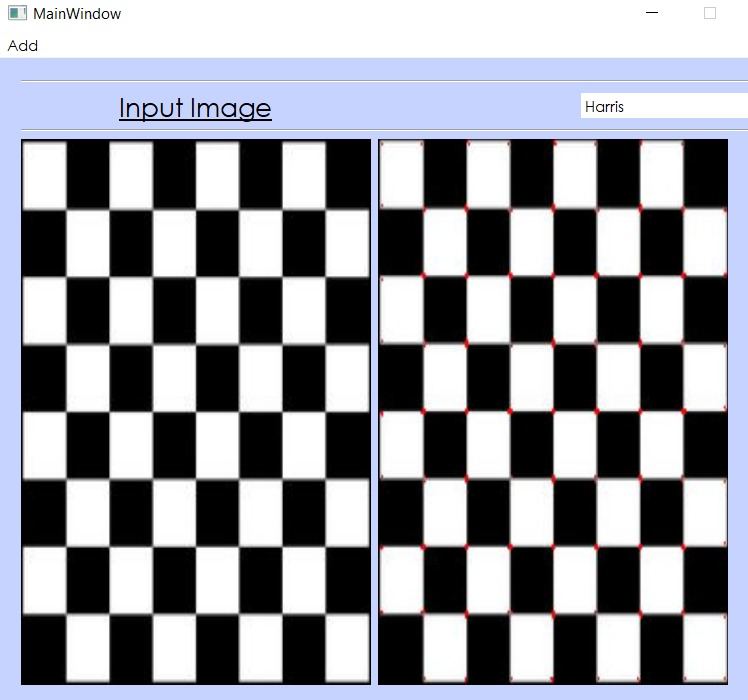
#> input picture assignment3_team17/Images/Harris.jpeg, 748 x 700 px
$ python -i harris.py   (imports and definitions only)
#> lines starting #> are read from the running program, lines starting #| are printed output that depends on the picture
### assignment3_team17/utiles.py
from collections import ChainMap
import cv2
import matplotlib.pyplot as plt
import numpy as np


def gradient_x(imggray , k_size):

    if k_size == 5:
        kernel_x = np.array([
            [-2, -1, 0, 1, 2],
            [-2, -1, 0, 1, 2],
            [-4, -2, 0, 2, 4],
            [-2, -1, 0, 1, 2],
            [-2, -1, 0, 1, 2]])

    elif k_size == 3:
        kernel_x = np.array([
            [-1, 0, 1],
            [-2, 0, 2],
            [-1, 0, 1]])

    return convolution( imggray, kernel_x )

def gradient_y(imggray, k_size):
    if k_size == 5:
        kernel_y = np.array([
            [-2, -2, -4, -2, -2],
            [-1, -1, -2, -1, -1],
            [ 0,  0,  0,  0,  0],
            [ 1,  1,  2,  1,  1],
            [ 2,  2,  4,  2,  2]])

    elif k_size == 3:
        kernel_y = np.array([
        [1, 2, 1],
        [0, 0, 0],
        [-1, -2, -1]])

    return convolution( imggray, kernel_y )


def gaussian_filter(img, m, n, sigma):
    gaussian = np.zeros((m, n))
    m = m//2
    n = n//2
    for i in range(-m, m+1):
        for j in range(-n, n+1):
            x1 = sigma*(2*np.pi)**2
            x2 = np.exp(-(i**2+j**2)/(2*sigma**2))
            gaussian[i+m, j+n] = (1/x1)*x2

    return convolution( img, gaussian )


def convolution(image, kernel, average=False):
    if len(image.shape) == 3:
        # print("Found 3 Channels : {}".format(image.shape))
        image = cv2.cvtColor(image, cv2.COLOR_BGR2GRAY)
        # print("Converted to Gray Channel. Size : {}".format(image.shape))
    else:
        print("Image Shape : {}".format(image.shape))

    # print("Kernel Shape : {}".format(kernel.shape))


    image_row, image_col = image.shape
    kernel_row, kernel_col = kernel.shape

    output = np.zeros(image.shape)

    pad_height = int((kernel_row - 1) / 2)
    pad_width = int((kernel_col - 1) / 2)

    padded_image = np.zeros((image_row + (2 * pad_height), image_col + (2 * pad_width)))

    padded_image[pad_height:padded_image.shape[0] - pad_height, pad_width:padded_image.shape[1] - pad_width] = image


    for row in range(image_row):
        for col in range(image_col):
            output[row, col] = np.sum(kernel * padded_image[row:row + kernel_row, col:col + kernel_col])
            if average:
                output[row, col] /= kernel.shape[0] * kernel.shape[1]

    # print("Output Image size : {}".format(output.shape))

    return output

# [14 lines left out: functions plot_image, from_RGB_to_GS, not called in this run]

### assignment3_team17/harris.py
from utiles import *


def f_harris(source: np.ndarray, k: float = 0.05 , window_size: int = 3):
    # :param k: Sensitivity factor to separate corners from edges.

    I_x = gradient_x(source, 3)
    I_y = gradient_y(source, 3)

    Ixx = gaussian_filter(I_x**2, 3,3, sigma=1)
    Ixy = gaussian_filter(I_y*I_x, 3,3, sigma=1)
    Iyy = gaussian_filter(I_y**2, 3,3, sigma=1)

    # This is H Matrix
    # [ Ix^2        Ix * Iy ]
    # [ Ix * Iy     Iy^2    ]

    # Harris Response R corner strength function
    # R = det(H) - k(trace(H))^2

    # determinant
    detA = Ixx * Iyy - Ixy ** 2
    # trace
    traceA = Ixx + Iyy

    harris_response = detA - k * traceA ** 2

    return harris_response


def categorize_harris_response( img, harris_response, threshold ):

    harris_matrix = np.copy(harris_response)
    max_corner_response = np.max(harris_matrix)

    corner_indices  = np.copy(img)
    edges_indices = np.copy(img)

    # We can use these peak values to isolate corners and edges
    # - Corner : R > max_response * threshold
    # - Edge   : R < max_response * threshold
    # - Flat   : R = max_response * threshold

    for rowindex, response in enumerate(harris_matrix ):
        for colindex, r in enumerate(response):
            if r > (max_corner_response * threshold):
                # this is a corner
                corner_indices[rowindex, colindex] = [255,0,0]
            elif r < 0:
                # this is an edge
                edges_indices[rowindex, colindex] = [0,255,0]

    return corner_indices, edges_indices

>>> import cv2
>>> picture = cv2.imread('Images/Harris.jpeg', cv2.IMREAD_GRAYSCALE)
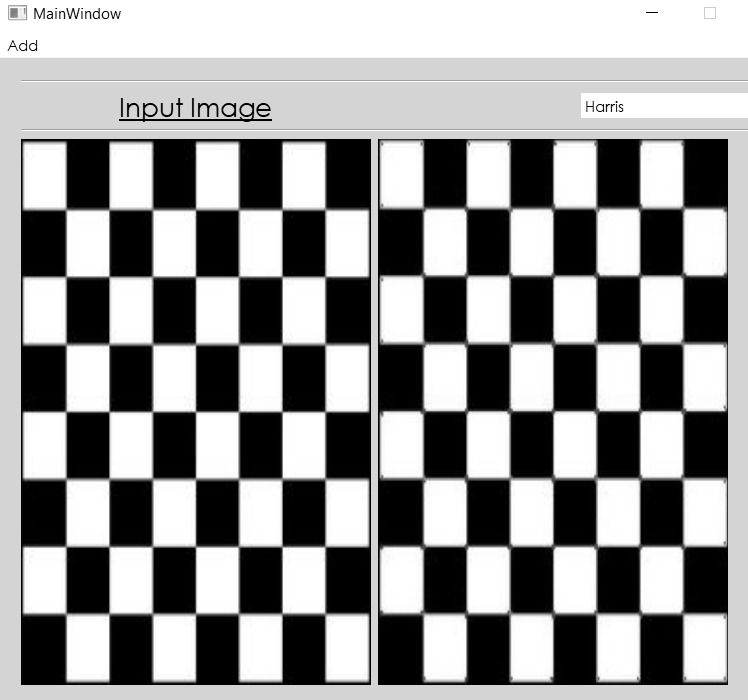
#> picture: shape (700, 748); min 0, max 255, mean 151.1
>>> result = f_harris(picture)
#| Image Shape : (700, 748)
#> after the loop in convolution, `for row in range(image_row):`:
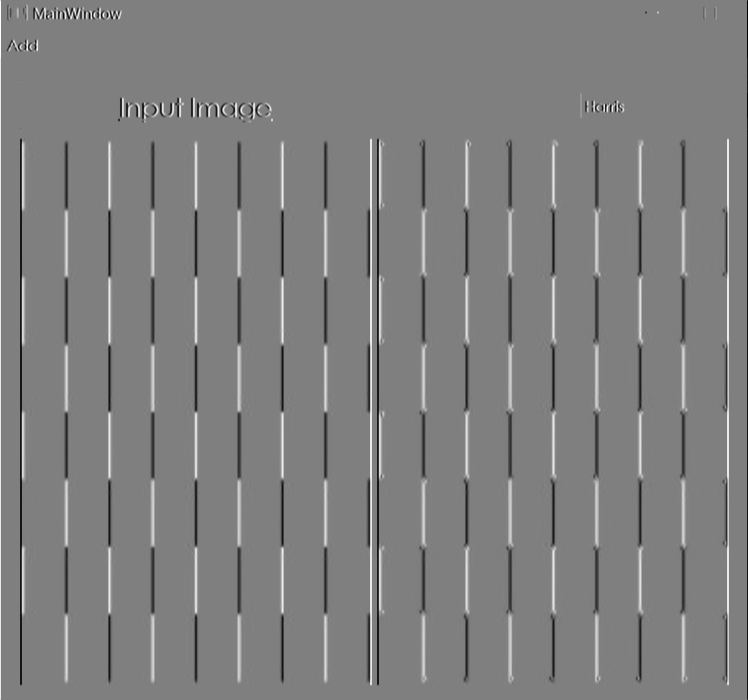
#> output: shape (700, 748) float64; min -1020, max 1020, mean 0; drawn with min black and max white
#> call 2 of convolution, with kernel = array of shape (3, 3), average = False
#| Image Shape : (700, 748)
#> after the loop in convolution (call 2), `for row in range(image_row):`:
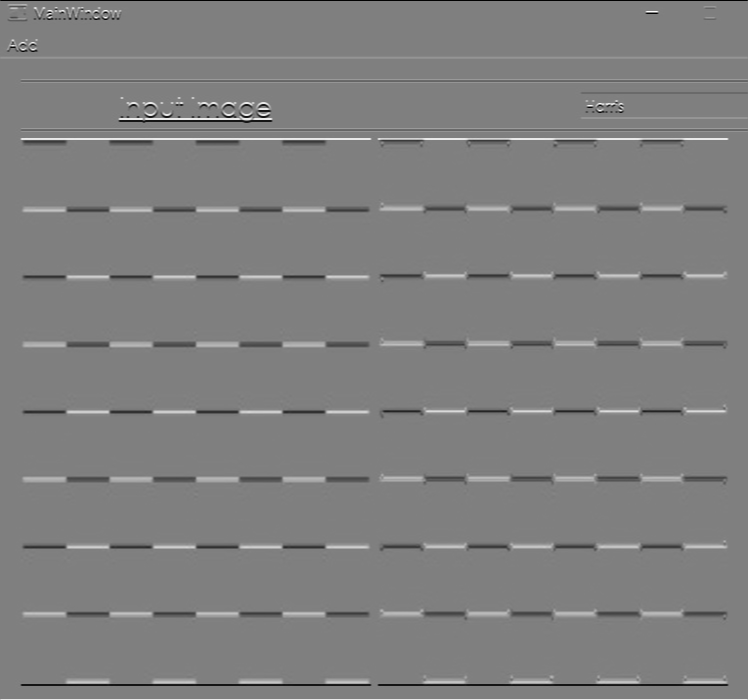
#> output: shape (700, 748) float64; min -1020, max 1016, mean 0.2; drawn with min black and max white
#> call 3 of convolution, with kernel = array of shape (3, 3), average = False
#| Image Shape : (700, 748)
#> after the loop in convolution (call 3), `for row in range(image_row):`:
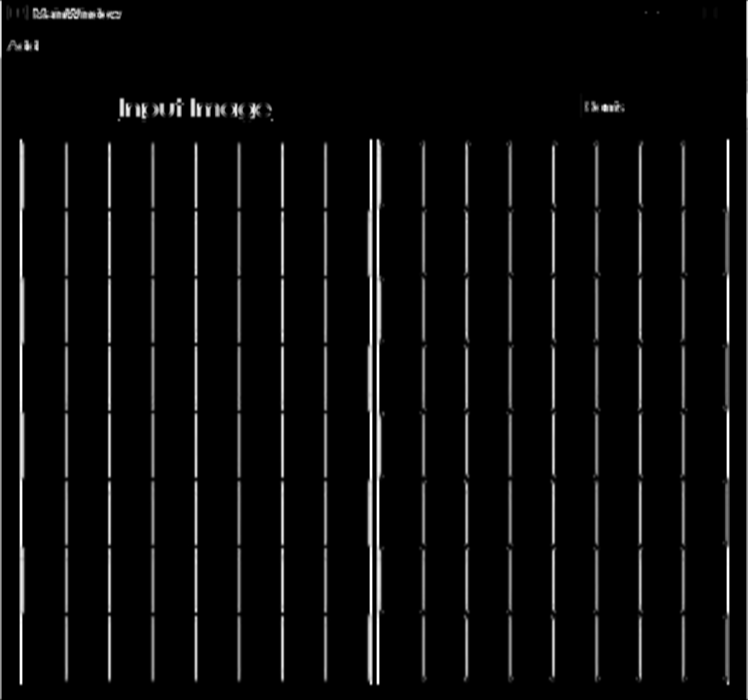
#> output: shape (700, 748) float64; min 0, max 65143.1, mean 2969.5; drawn with min black and max white
#| Image Shape : (700, 748)
#| Image Shape : (700, 748)
#> in f_harris, `detA = Ixx * Iyy - Ixy ** 2`:
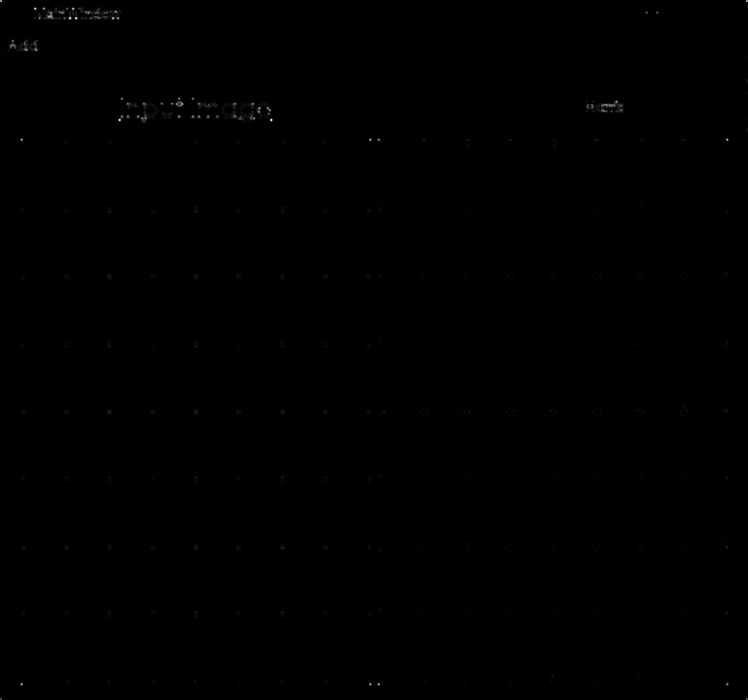
#> detA: shape (700, 748) float64; min 0, max 1.39e+09, mean 1373658.4; drawn with min black and max white
#> in f_harris, `traceA = Ixx + Iyy`:
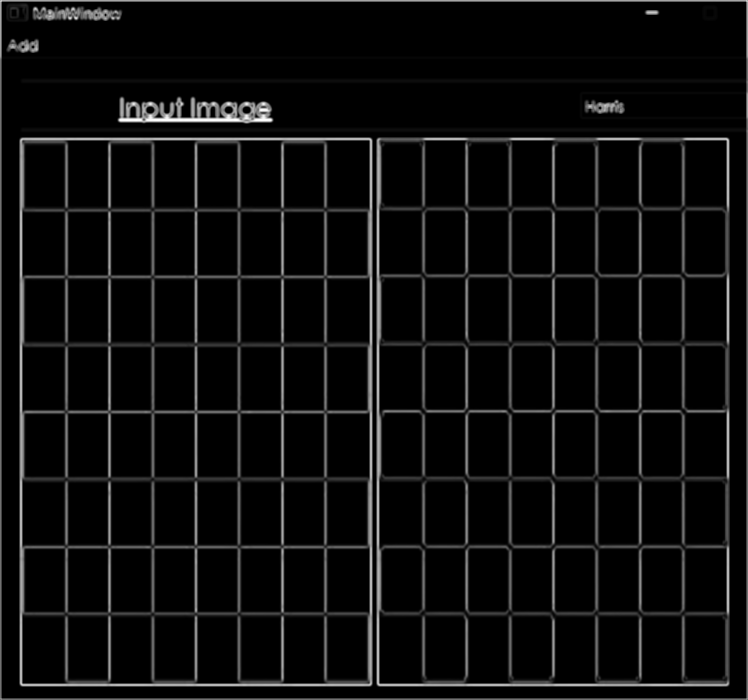
#> traceA: shape (700, 748) float64; min 0, max 89965.3, mean 4849.2; drawn with min black and max white
#> in f_harris, `harris_response = detA - k * traceA ** 2`:
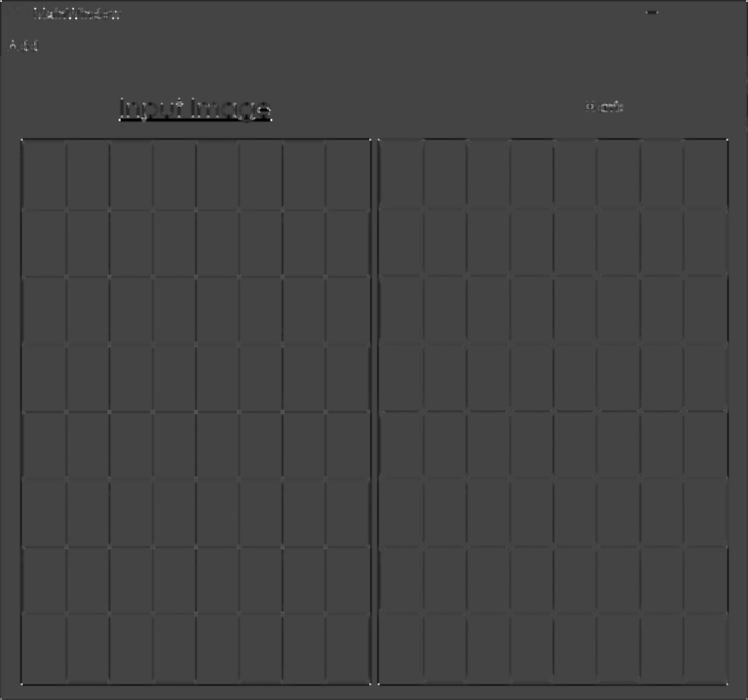
#> harris_response: shape (700, 748) float64; min -403960034.4, max 1.11e+09, mean -7550832.5; drawn with min black and max white

$ run again, on assignment3_team17/Images/NCC.jpeg
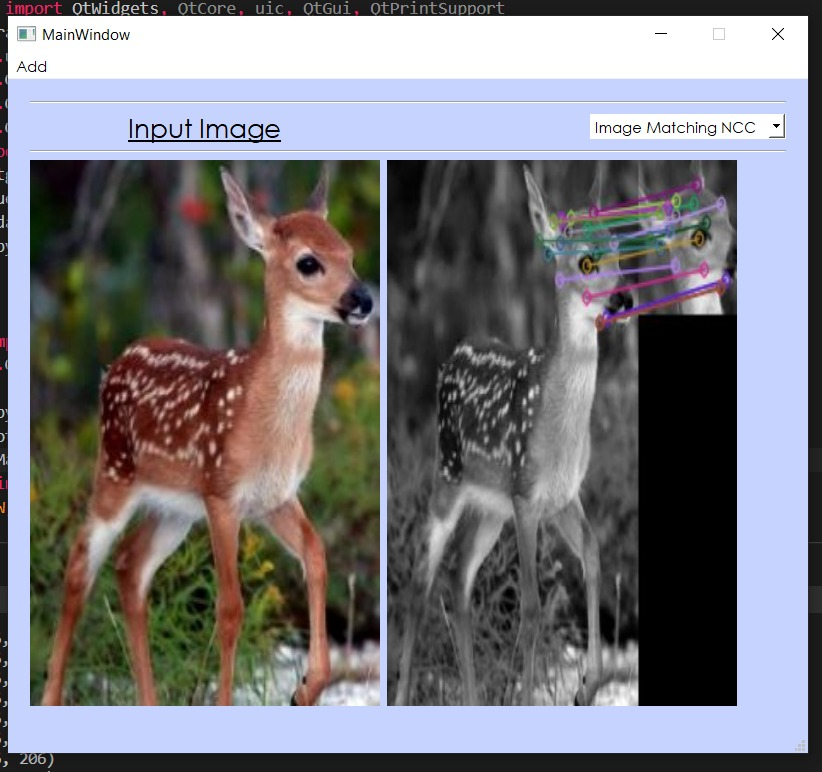
#> input picture assignment3_team17/Images/NCC.jpeg, 822 x 772 px
#| Image Shape : (772, 822)
#| Image Shape : (772, 822)
#| Image Shape : (772, 822)
#> after the loop in convolution (call 3), `for row in range(image_row):`:
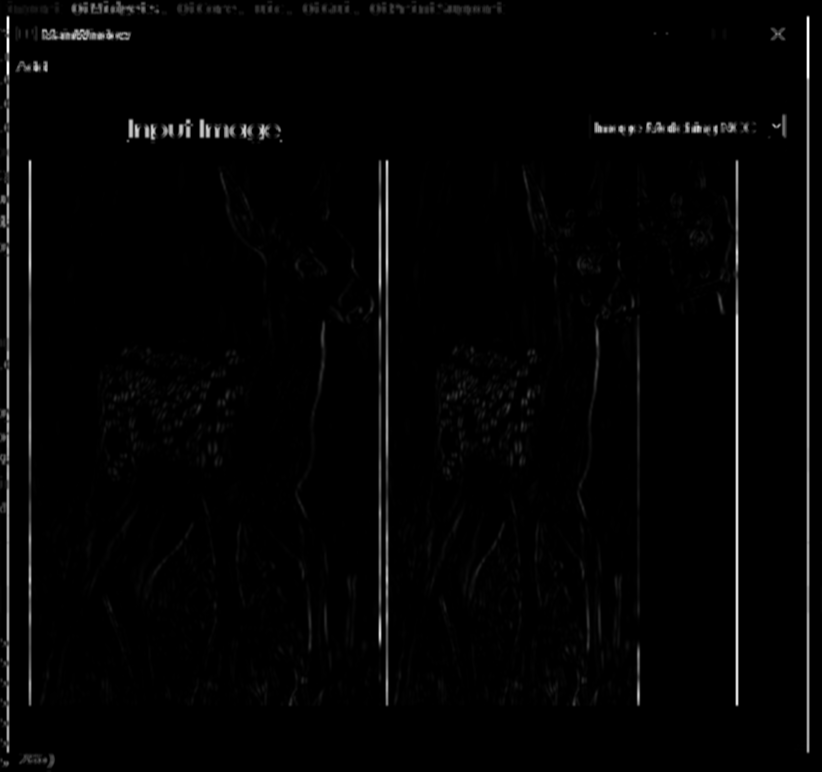
#> output: shape (772, 822) float64; min 0, max 75101.3, mean 1208.7; drawn with min black and max white
#| Image Shape : (772, 822)
#| Image Shape : (772, 822)
#> in f_harris, `harris_response = detA - k * traceA ** 2`:
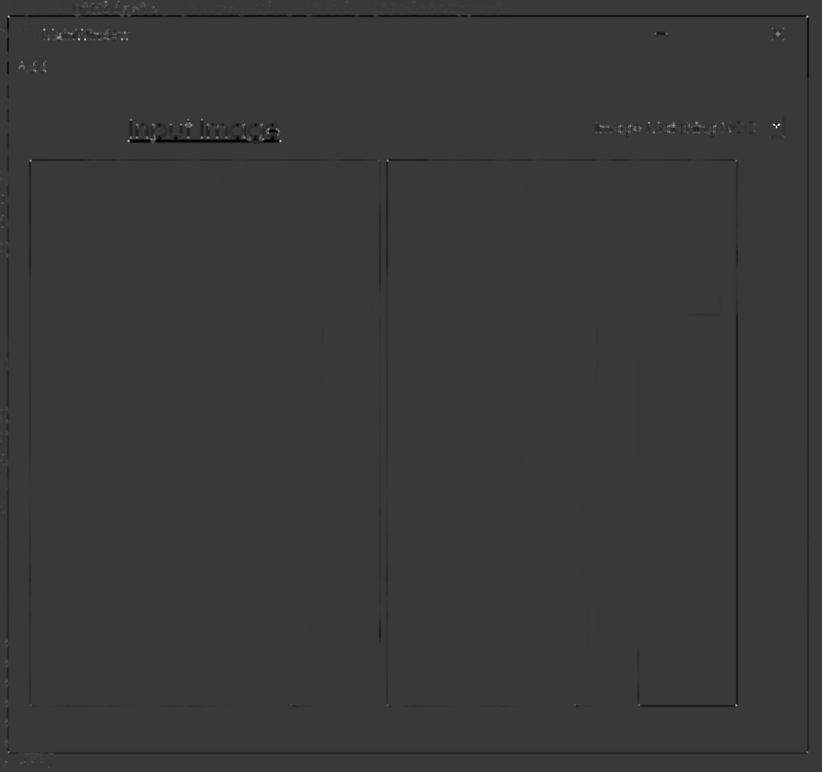
#> harris_response: shape (772, 822) float64; min -425103946.8, max 1.46e+09, mean -2586184; drawn with min black and max white

$ run again, on assignment3_team17/Images/chess.jpeg
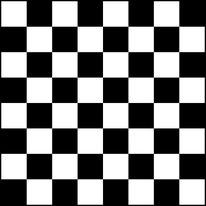
#> input picture assignment3_team17/Images/chess.jpeg, 206 x 206 px
#> picture is the input picture: shape (206, 206); min 0, max 255, mean 124.4
#| Image Shape : (206, 206)
#| Image Shape : (206, 206)
#| Image Shape : (206, 206)
#| Image Shape : (206, 206)
#| Image Shape : (206, 206)
#> after the loop in convolution (call 5), `for row in range(image_row):`:
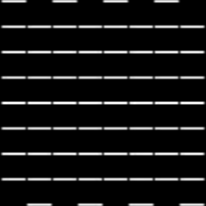
#> output: shape (206, 206) float64; min 0, max 85153.9, mean 7255; drawn with min black and max white
#> in f_harris, `harris_response = detA - k * traceA ** 2`:
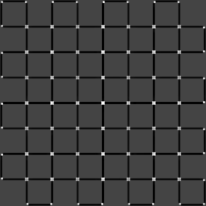
#> harris_response: shape (206, 206) float64; min -360811929.2, max 980604027.2, mean -30166832.2; drawn with min black and max white
